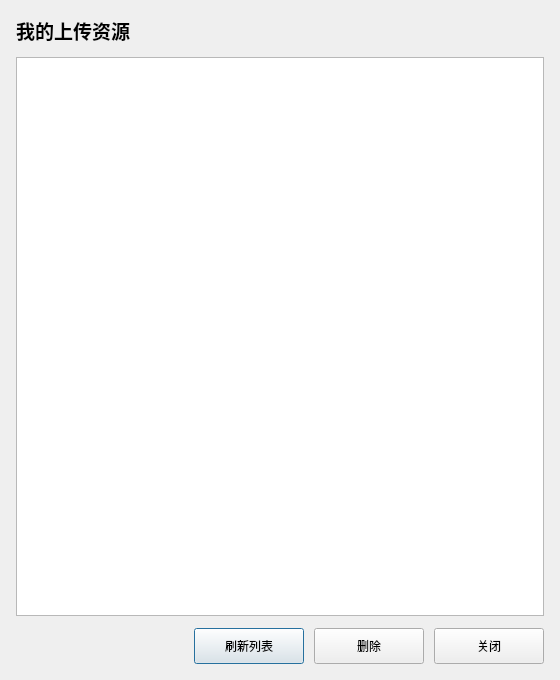
<?xml version="1.0" encoding="UTF-8"?>
<ui version="4.0">
 <class>MyUploadDialog</class>
 <widget class="QDialog" name="MyUploadDialog">
  <property name="geometry">
   <rect>
    <x>0</x>
    <y>0</y>
    <width>560</width>
    <height>680</height>
   </rect>
  </property>
  <property name="windowTitle">
   <string>我的上传</string>
  </property>
  <layout class="QVBoxLayout" name="verticalLayoutMain">
   <property name="spacing">
    <number>12</number>
   </property>
   <property name="leftMargin">
    <number>16</number>
   </property>
   <property name="topMargin">
    <number>16</number>
   </property>
   <property name="rightMargin">
    <number>16</number>
   </property>
   <property name="bottomMargin">
    <number>16</number>
   </property>
   <item>
    <widget class="QLabel" name="labelTitle">
     <property name="font">
      <font>
       <pointsize>14</pointsize>
       <bold>true</bold>
      </font>
     </property>
     <property name="text">
      <string>我的上传资源</string>
     </property>
     <property name="alignment">
      <set>Qt::AlignmentFlag::AlignLeading|Qt::AlignmentFlag::AlignLeft|Qt::AlignmentFlag::AlignVCenter</set>
     </property>
    </widget>
   </item>
   <item>
    <widget class="QListWidget" name="listWidgetUploads">
     <property name="alternatingRowColors">
      <bool>true</bool>
     </property>
     <property name="selectionMode">
      <enum>QAbstractItemView::SelectionMode::SingleSelection</enum>
     </property>
     <property name="uniformItemSizes">
      <bool>true</bool>
     </property>
    </widget>
   </item>
   <item>
    <layout class="QHBoxLayout" name="horizontalLayoutButtons">
     <property name="spacing">
      <number>10</number>
     </property>
     <item>
      <spacer name="horizontalSpacer">
       <property name="orientation">
        <enum>Qt::Orientation::Horizontal</enum>
       </property>
       <property name="sizeHint" stdset="0">
        <size>
         <width>40</width>
         <height>20</height>
        </size>
       </property>
      </spacer>
     </item>
     <item>
      <widget class="QPushButton" name="btnRefreshUploads">
       <property name="minimumSize">
        <size>
         <width>110</width>
         <height>36</height>
        </size>
       </property>
       <property name="text">
        <string>刷新列表</string>
       </property>
      </widget>
     </item>
     <item>
      <widget class="QPushButton" name="btnDeleteUpload">
       <property name="minimumSize">
        <size>
         <width>110</width>
         <height>36</height>
        </size>
       </property>
       <property name="text">
        <string>删除</string>
       </property>
      </widget>
     </item>
     <item>
      <widget class="QPushButton" name="btnClose">
       <property name="minimumSize">
        <size>
         <width>110</width>
         <height>36</height>
        </size>
       </property>
       <property name="text">
        <string>关闭</string>
       </property>
      </widget>
     </item>
    </layout>
   </item>
  </layout>
 </widget>
 <resources/>
 <connections/>
</ui>
